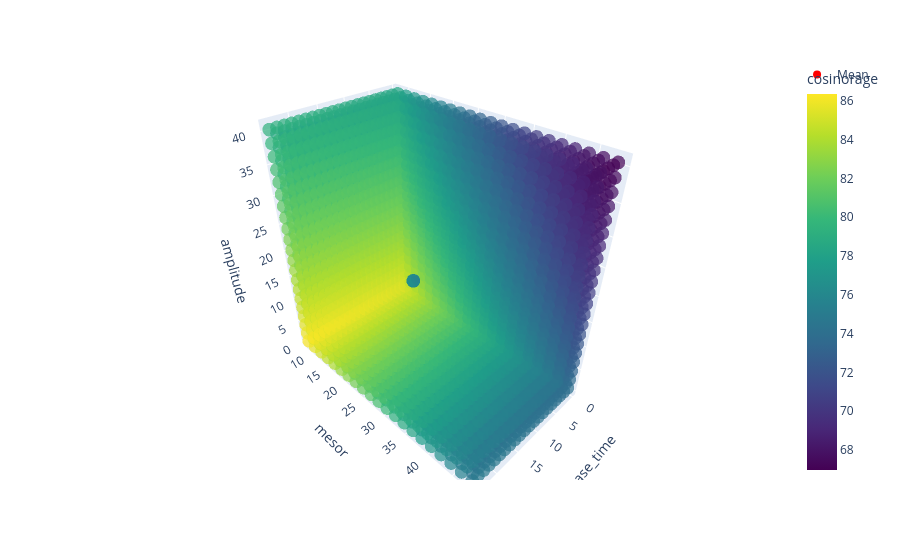
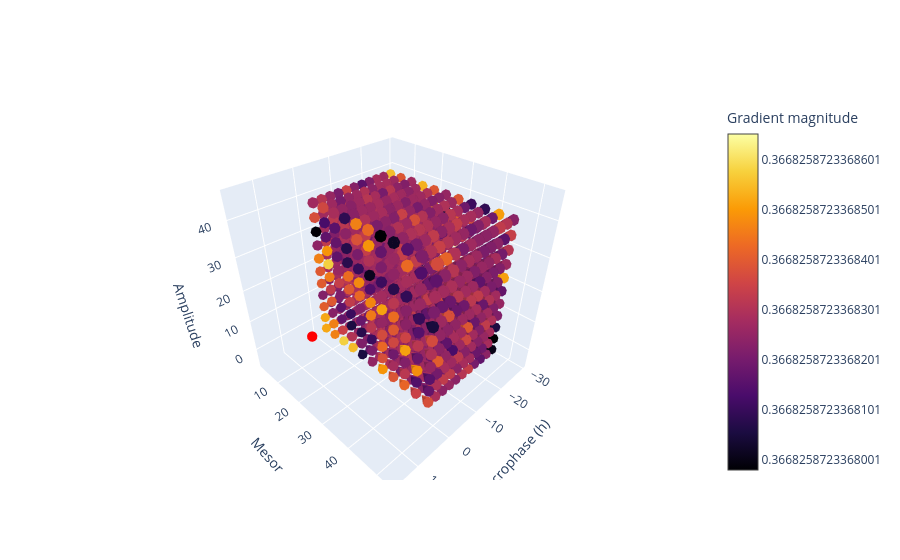

Here is the notebook cell these charts were saved with, in order:
### Code cell
explore_cosinorage_3d(mean_acrophase=-4.151459, mean_mesor=28.005960, mean_amplitude=20.433902, chronological_age=78.72250000000001, gender="unknown", delta_mesor=20.0, delta_amplitude=20.0)

### Figure 1 — Plotly figure (JSON) as saved in the notebook; plotly's stock layout.template omitted (floating-point values rounded to 4 significant figures; data arrays with more than 128 entries replaced by an {"elided": "..."} marker saying what was removed)
{"data": [{"hovertemplate": "acrophase_time=%{x}<br>mesor=%{y}<br>amplitude=%{z}<br>cosinorage=%{marker.color}<extra></extra>", "legendgroup": "", "marker": {"color": {"elided": "9261 float values"}, "coloraxis": "coloraxis", "opacity": 0.7, "symbol": "circle"}, "mode": "markers", "name": "", "scene": "scene", "showlegend": false, "type": "scatter3d", "x": {"elided": "9261 float values"}, "y": {"elided": "9261 float values"}, "z": {"elided": "9261 float values"}}, {"marker": {"color": "red", "size": 8}, "mode": "markers", "name": "Mean", "type": "scatter3d", "x": [15.86], "y": [28.01], "z": [20.43]}], "layout": {"coloraxis": {"colorbar": {"title": {"text": "cosinorage"}}, "colorscale": [[0, "#440154"], [0.1111, "#482878"], [0.2222, "#3e4989"], [0.3333, "#31688e"], [0.4444, "#26828e"], [0.5556, "#1f9e89"], [0.6667, "#35b779"], [0.7778, "#6ece58"], [0.8889, "#b5de2b"], [1, "#fde725"]]}, "legend": {"tracegroupgap": 0}, "margin": {"t": 60}, "scene": {"domain": {"x": [0, 1], "y": [0, 1]}, "xaxis": {"title": {"text": "acrophase_time"}}, "yaxis": {"title": {"text": "mesor"}}, "zaxis": {"title": {"text": "amplitude"}}}}}

### Figure 2 — Plotly figure (JSON) as saved in the notebook; plotly's stock layout.template omitted (floating-point values rounded to 4 significant figures; data arrays with more than 128 entries replaced by an {"elided": "..."} marker saying what was removed)
{"data": [{"anchor": "tail", "colorbar": {"title": {"text": "Gradient magnitude"}}, "colorscale": [[0, "#000004"], [0.1111, "#1b0c41"], [0.2222, "#4a0c6b"], [0.3333, "#781c6d"], [0.4444, "#a52c60"], [0.5556, "#cf4446"], [0.6667, "#ed6925"], [0.7778, "#fb9b06"], [0.8889, "#f7d13d"], [1, "#fcffa4"]], "sizemode": "absolute", "sizeref": 0.5, "type": "cone", "u": {"elided": "1331 float values"}, "v": {"elided": "1331 float values"}, "w": {"elided": "1331 float values"}, "x": {"elided": "1331 float values"}, "y": {"elided": "1331 float values"}, "z": {"elided": "1331 float values"}}, {"marker": {"color": "red", "size": 6}, "mode": "markers", "name": "Mean", "type": "scatter3d", "x": [15.86], "y": [28.01], "z": [20.43]}], "layout": {"scene": {"xaxis": {"title": {"text": "Acrophase (h)"}}, "yaxis": {"title": {"text": "Mesor"}}, "zaxis": {"title": {"text": "Amplitude"}}}}}
